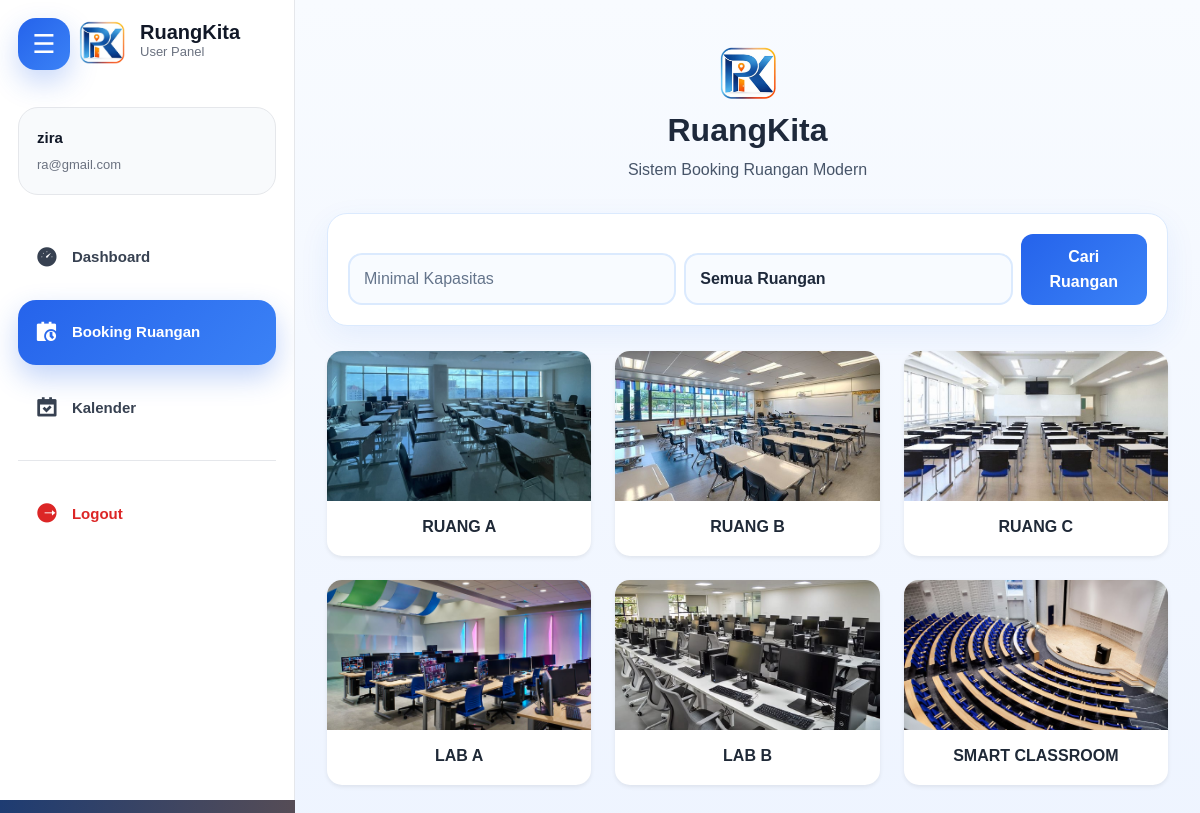
/memilih_ruangan.php (signed in), run on the app's committed database.
### tables this page shows
CREATE TABLE `ruangan` (
  `id` int(11) NOT NULL,
  `nama` varchar(100) DEFAULT NULL,
  `kapasitas` int(11) DEFAULT NULL,
  `fasilitas` text DEFAULT NULL,
  `gambar` varchar(255) DEFAULT NULL
);

### memilih_ruangan.php (the view, shortened to what this page needs)
<?php
$koneksi = new mysqli("localhost", "root", "", "ruangkita");
$current_page = basename($_SERVER['PHP_SELF']);
$kapasitas = isset($_GET['kapasitas']) ? $_GET['kapasitas'] : '';
$query = "SELECT * FROM ruangan WHERE 1=1";
$result = $koneksi->query($query);
$ruangan = [];
while($row = $result->fetch_assoc()){
    $ruangan[] = $row;
}
?>
<!DOCTYPE html>
<html lang="id">
<head>
<link href="https://cdn.jsdelivr.net/npm/bootstrap@5.0.2/dist/css/bootstrap.min.css" rel="stylesheet">
<link href="https://cdn.jsdelivr.net/npm/remixicon/fonts/remixicon.css" rel="stylesheet">
<link rel="stylesheet" href="style.css">
</head>
<body class="memilih-ruangan-page">
<button class="sidebar-toggle"
        id="sidebarToggle"
        onclick="toggleSidebar()">
  ☰
</button>
<div class="dashboard-layout">
<div class="sidebar" id="sidebar">
    <div class="sidebar-logo">
      <img src="img/logo.png" alt="Logo">
      <div>
        <h2>RuangKita</h2>
        <p>User Panel</
        p>
      </div>
    </div>
    <div class="profile-box">
      <div class="profile-name">
        <?= $_SESSION['nama']; ?>
      </div>
      <div class="profile-email">
        <?= $_SESSION['email']; ?>
      </div>
    </div>
    <div class="sidebar-menu">
      <a href="user_dashboard.php"
         class="<?= ($current_page == 'user_dashboard.php') ? 'active' : ''; ?>">
        <i class="ri-dashboard-3-fill"></i>
        <span>Dashboard</span>
      </a>
      <a href="memilih_ruangan.php"
         class="<?= ($current_page == 'memilih_ruangan.php') ? 'active' : ''; ?>">
        <i class="ri-calendar-schedule-fill"></i>
        <span>Booking Ruangan</span>
      </a>
      <a href="kalender_jadwal_ruangan.php"
         class="<?= ($current_page == 'kalender_jadwal_ruangan.php') ? 'active' : ''; ?>">
        <i class="ri-calendar-check-fill"></i>
        <span>Kalender</span>
      </a>
    </div>
    <div class="sidebar-bottom">
      <div class="sidebar-menu">
        <a href="logout.php">
          <i class="ri-logout-circle-r-fill"></i>
          <span>Logout</span>
        </a>
      </div>
    </div>
</div>
<div class="main-content">
<div class="container py-4">
<div class="header">
    <img src="img/logo.png">
    <h2>RuangKita</h2>
    <p>Sistem Booking Ruangan Modern</p>
</div>
<div class="filter-box">
<form method="GET" class="row g-2 align-items-end">
    <div class="col-md-5">
        <input type="number" name="kapasitas" class="form-control"
        placeholder="Minimal Kapasitas"
        value="<?= $kapasitas ?>">
    </div>
    <div class="col-md-5">
        <select name="fasilitas" class="form-control">
            <option value="">Semua Ruangan</option>
        </select>
    </div>
    <div class="col-md-2 text-end">
        <button class="btn-cari">Cari Ruangan</button>
    </div>
</form>
</div>
<div class="row">
<?php if(count($ruangan) > 0): ?>
    <?php foreach ($ruangan as $r): ?>
    <div class="col-md-4 mb-4">
    <div class="card room-card shadow-sm"
         onclick='pilihRuangan(this, <?= json_encode($r, JSON_HEX_APOS | JSON_HEX_QUOT) ?>)'>
        <img src="<?= $r['gambar'] ?>">
        <div class="p-3 text-center">
            <h6 class="fw-bold mb-1"><?= $r['nama'] ?></h6>
        </div>
    </div>
    </div>
    <?php endforeach; ?>
<?php endif; ?>
</div>
</div>
</div>
</div>
</body>
</html>

### style.css (style rules this page uses)
*, *::before, *::after { box-sizing: border-box; margin: 0; padding: 0; }
:root { --blue: #2563eb; --blue-dark: #1d4ed8; --blue-light: #eff6ff; --blue-mid: #dbeafe; --orange: #f97316; --orange-dark: #ea6c0a; --orange-light: #fff7ed; --white: #ffffff; --gray-50: #f9fafb; --gray-100: #f3f4f6; --gray-200: #e5e7eb; --gray-400: #9ca3af; --gray-600: #4b5563; --gray-800: #1f2937; --gray-900: #111827; --font: "Plus Jakarta Sans", "Segoe UI", "Poppins", sans-serif; --radius: 16px; --radius-sm: 10px; --shadow: 0 4px 24px rgba(37, 99, 235, 0.08); --shadow-lg: 0 12px 48px rgba(37, 99, 235, 0.13); }
html { scroll-behavior: smooth; }
body { font-family: var(--font); color: var(--gray-800); background: var(--white); line-height: 1.6; overflow-x: hidden; }
.memilih-ruangan-page { background: linear-gradient(to right, #1e3c72, #ff7e00); font-family: "Segoe UI", sans-serif; min-height: 100vh; }
.memilih-ruangan-page .header { text-align: center; color: white; margin-bottom: 30px; }
.memilih-ruangan-page .header img { width: 60px; }
.memilih-ruangan-page .header h2 { margin-top: 10px; font-weight: bold; }
.memilih-ruangan-page .room-card { cursor: pointer; transition: 0.3s; border-radius: 15px; overflow: hidden; border: none; }
.memilih-ruangan-page .room-card img { height: 150px; object-fit: cover; }

### memilih_ruangan.php (style rules this page uses)
* { margin:0; padding:0; box-sizing:border-box; font-family:'Plus Jakarta Sans', sans-serif; }
body { background:#eef4ff; overflow-x:hidden; }
.dashboard-layout { display:flex; min-height:100vh; }
.sidebar { width:295px; background:#ffffff; padding:24px 18px; border-right:1px solid #e5e7eb; position:fixed; left:0; top:0; height:100vh; z-index:999; transition:0.3s ease; overflow-y:auto; transform:translateX(0); }
.sidebar-logo { display:flex; align-items:flex-start; gap:14px; margin-bottom:28px; padding-left:60px; }
.sidebar-logo img { width:48px; height:48px; object-fit:contain; border-radius:14px; position:relative; top:-6px; }
.sidebar-logo h2 { font-size:20px; color:#111827; margin:0; margin-top:-4px; font-weight:800; }
.sidebar-logo p { font-size:13px; color:#6b7280; margin-top:-2px; }
.profile-box { background:#f8fafc; border:1px solid #e5e7eb; padding:18px; border-radius:20px; margin-bottom:30px; }
.profile-name { font-size:15px; font-weight:700; color:#111827; }
.profile-email { font-size:13px; color:#6b7280; margin-top:5px; word-break:break-word; }
.sidebar-menu { display:flex; flex-direction:column; gap:10px; }
.sidebar-menu a { text-decoration:none; display:flex; align-items:center; gap:14px; padding:15px 17px; border-radius:18px; color:#374151; font-weight:600; font-size:15px; transition:all 0.25s ease; position:relative; overflow:hidden; }
.sidebar-menu a.active { background:linear-gradient( 135deg, #2563eb, #3b82f6 ); color:white; box-shadow: 0 12px 28px rgba(37,99,235,0.28); }
.sidebar-menu a i { font-size:22px; min-width:22px; }
.sidebar-bottom { margin-top:20px; padding-top:20px; border-top:1px solid #e5e7eb; }
.sidebar-bottom .sidebar-menu a { color:#dc2626; }
.main-content { width:100%; min-height:100vh; padding:20px; margin-left:295px; background: linear-gradient( 180deg, #f8fbff, #eef4ff ); }
.sidebar-toggle { position:fixed; top:18px; left:18px; z-index:1001; width:52px; height:52px; border:none; border-radius:18px; background:linear-gradient( 135deg, #2563eb, #3b82f6 ); color:white; font-size:26px; cursor:pointer; display:flex; align-items:center; justify-content:center; transition:0.25s ease; box-shadow: 0 12px 28px rgba(37,99,235,0.25); }
.filter-box { background:white; border:1px solid #dbeafe; box-shadow: 0 10px 30px rgba(37,99,235,0.08); padding:20px; border-radius:20px; margin-bottom:25px; }
.filter-box input, .filter-box select { border:2px solid #dbeafe; background:#f8fbff; border-radius:14px; padding:12px 14px; font-weight:600; color:#1e293b; transition:0.25s ease; box-shadow:none; }
.filter-box input::placeholder { color:#64748b; font-weight:500; }
.btn-cari { background: linear-gradient( 135deg, #2563eb, #3b82f6 ); color:white; border:none; border-radius:12px; font-weight:700; padding:10px 18px; transition:0.25s ease; }
.room-card { border:none; border-radius:24px; overflow:hidden; transition:0.3s ease; background:white; box-shadow: 0 10px 25px rgba(15,23,42,0.06); cursor:pointer; }
.room-card img { height:220px; object-fit:cover; }
.header h2 { color:#1e293b; font-weight:800; }
.header p { color:#475569; font-weight:500; }

### data on the page
ruangan: gambar (picture), nama "RUANG A"
ruangan: gambar (picture), nama "RUANG B"
ruangan: gambar (picture), nama "RUANG C"
ruangan: gambar (picture), nama "LAB A"
ruangan: gambar (picture), nama "LAB B"
ruangan: gambar (picture), nama "SMART CLASSROOM"

### other printed values
$_SESSION['nama'] "zira"
$_SESSION['email'] "ra@gmail.com"
